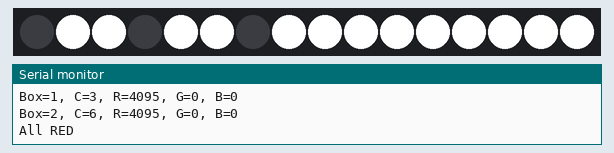
A sketch run on a simulated Arduino Uno, built with avr-gcc and run on an emulated ATmega328P. Shown: 16 RGB LEDs in strip order, left to right, the last lines printed to the serial monitor.

Above: at 0.1 s.
At 3.1 s:
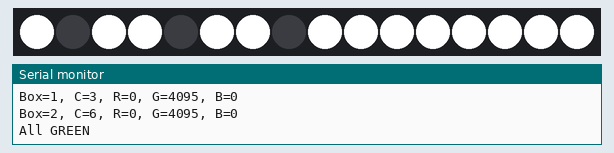
At 6.1 s:
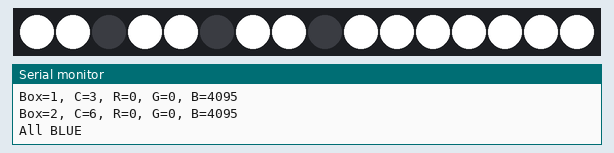
At 9.1 s:
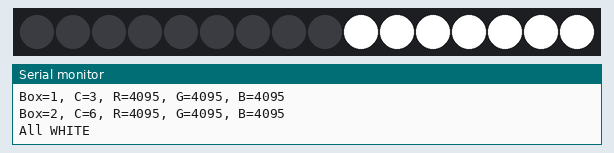

The sketch:

matter_RGB_test.ino
```cpp
/*
    Basic Pin setup:
    ------------                                  ---u----
    ARDUINO   13|-> SCLK (pin 25)           OUT1 |1     28| OUT channel 0
              12|                           OUT2 |2     27|-> GND (VPRG)
              11|-> SIN (pin 26)            OUT3 |3     26|-> SIN (pin 11)
              10|-> BLANK (pin 23)          OUT4 |4     25|-> SCLK (pin 13)
               9|-> XLAT (pin 24)             .  |5     24|-> XLAT (pin 9)
               8|                             .  |6     23|-> BLANK (pin 10)
               7|                             .  |7     22|-> GND
               6|                             .  |8     21|-> VCC (+5V)
               5|                             .  |9     20|-> 2K Resistor -> GND
               4|                             .  |10    19|-> +5V (DCPRG)
               3|-> GSCLK (pin 18)            .  |11    18|-> GSCLK (pin 3)
               2|                             .  |12    17|-> SOUT
               1|                             .  |13    16|-> XERR
               0|                           OUT14|14    15| OUT channel 15
    ------------                                  --------

    -  Put the longer leg (anode) of the LEDs in the +5V and the shorter leg
         (cathode) in OUT(0-15).
    -  +5V from Arduino -> TLC pin 21 and 19     (VCC and DCPRG)
    -  GND from Arduino -> TLC pin 22 and 27     (GND and VPRG)
    -  digital 3        -> TLC pin 18            (GSCLK)
    -  digital 9        -> TLC pin 24            (XLAT)
    -  digital 10       -> TLC pin 23            (BLANK)
    -  digital 11       -> TLC pin 26            (SIN)
    -  digital 13       -> TLC pin 25            (SCLK)
    -  The 2K resistor between TLC pin 20 and GND will let ~20mA through each
       LED.  To be precise, it's I = 39.06 / R (in ohms).  This doesn't depend
       on the LED driving voltage.
    - (Optional): put a pull-up resistor (~10k) between +5V and BLANK so that
                  all the LEDs will turn off when the Arduino is reset.

    If you are daisy-chaining more than one TLC, connect the SOUT of the first
    TLC to the SIN of the next.  All the other pins should just be connected
    together:
        BLANK on Arduino -> BLANK of TLC1 -> BLANK of TLC2 -> ...
        XLAT on Arduino  -> XLAT of TLC1  -> XLAT of TLC2  -> ...
    The one exception is that each TLC needs it's own resistor between pin 20
    and GND.

    This library uses the PWM output ability of digital pins 3, 9, 10, and 11.
    Do not use analogWrite(...) on these pins.

    This sketch does the Knight Rider strobe across a line of LEDs.

    Alex Leone <acleone ~AT~ gmail.com>, 2009-02-03 */

#include "SparkFun_Tlc5940.h"

//unsigned int BOX1_R = 0;
//unsigned int BOX1_G = 1;
//unsigned int BOX1_B = 2;

#define NUM_BOXES 3  // number of boxes we are controling
//#define SMD_LED_COUNT 3   // number of LED in each SMD package RGB 3 or RGBW 4
//#define NUM_CHANNELS  NUM_BOXES * SMD_LED_COUNT   // total channels of lights to control

#define MAX_GRAY  4095


void setup()
{
  /* Call Tlc.init() to setup the tlc.
     You can optionally pass an initial PWM value (0 - 4095) for all channels.*/
  Tlc.init(MAX_GRAY);
  //setColourRgb(0,0,0);
  Serial.begin(250000);


}

void loop()
{
  setAllRgb(MAX_GRAY, 0, 0);  // red
  Serial.println(F("All RED"));
  //Tlc.update();
  delay(3000);

  setAllRgb(0, MAX_GRAY, 0);  // geeen
  Serial.println(F("All GREEN"));
  //Tlc.update();
  delay(3000);

  setAllRgb(0, 0, MAX_GRAY);  // blue
  Serial.println(F("All BLUE"));
  //Tlc.update();
  delay(3000);

  setAllRgb(MAX_GRAY, MAX_GRAY, MAX_GRAY);  // white
  Serial.println(F("All WHITE"));
  //Tlc.update();
  delay(3000);

}


// set the given color for a box
void setBoxColourRgb(unsigned int box, unsigned int red, unsigned int green, unsigned int blue) {
  // analogWrite(redPin, red);
  // analogWrite(greenPin, green);
  // analogWrite(bluePin, blue);
  unsigned int channel = box * 3;

  Serial.print(F("Box="));
  Serial.print(box);
  Serial.print(F(", C="));
  Serial.print(channel);
  Serial.print(F(", R="));
  Serial.print(red);
  Serial.print(F(", G="));
  Serial.print(green);
  Serial.print(F(", B="));
  Serial.println(blue);
  Tlc.set(channel, MAX_GRAY - red);
  //delay(10);
  Tlc.set(channel+1, MAX_GRAY - green);
  //delay(10);
  Tlc.set(channel+2, MAX_GRAY - blue);
  //delay(10);
  Tlc.update();
 }

// set the given color of all boxes
void setAllRgb(unsigned int r, unsigned int g, unsigned int b) {
  for (int i=0; i < NUM_BOXES; i++) {
    setBoxColourRgb(i, r, g, b);
  }
}
```

Measured:
- by itself, everything shown: repeats every 12.1 s, in 4 steps
- what the display in image 1 shows lasts 3.0 s, from 3.0 s to 6.0 s
